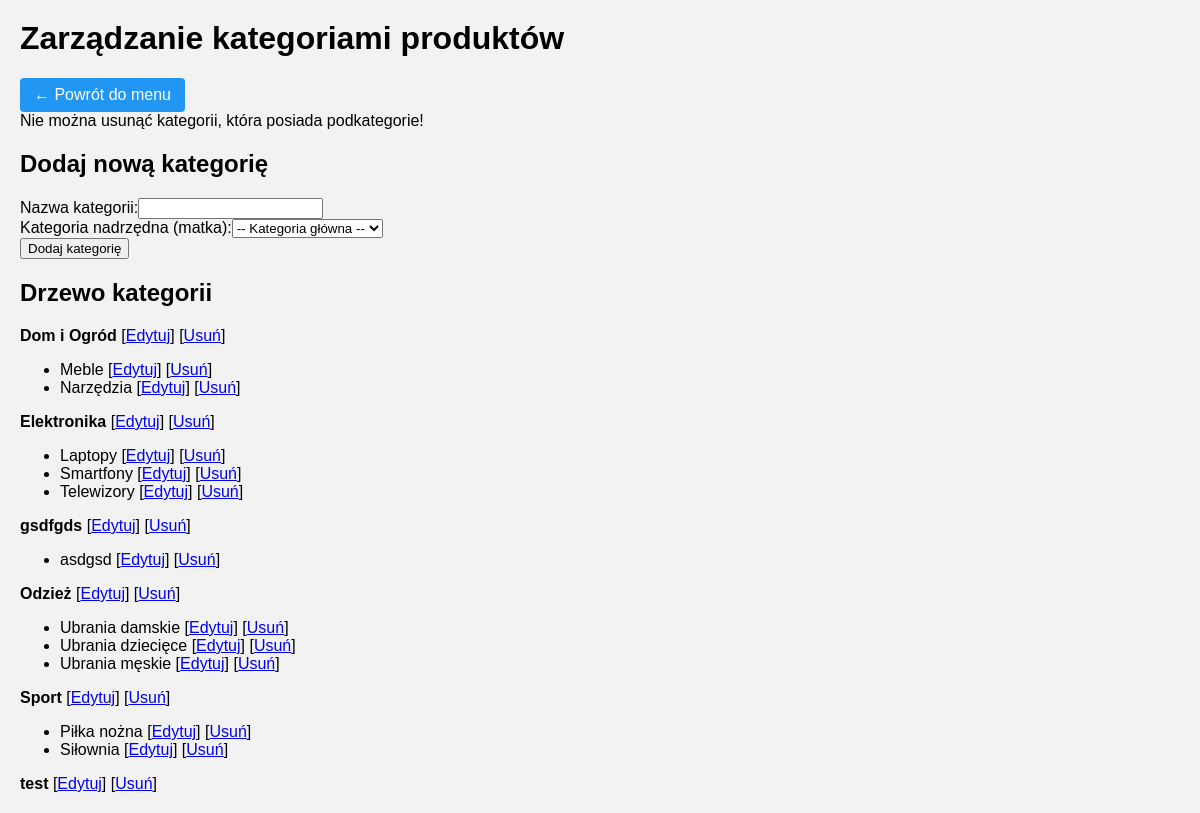
Page /admin/admin.php?modul=kategorie&akcja=usun&id=3 (signed in) on the committed database.
### tables this page shows
CREATE TABLE `kategorie` (
  `id` int(11) NOT NULL,
  `matka` int(11) DEFAULT 0,
  `nazwa` varchar(255) NOT NULL
);

### kategorie.php (the view, shortened to what this page needs)
<?php
class ZarzadzajKategoriami
{
    private $db;
    public function __construct($conn)
    {
        $this->db = $conn;
    }
    public function PobierzKategorieGlowne()
    {
        $query = "SELECT * FROM kategorie WHERE matka = 0 ORDER BY nazwa LIMIT 100";
        $result = mysqli_query($this->db, $query);
        $kategorie = array();
        if ($result && mysqli_num_rows($result) > 0) {
            while ($row = mysqli_fetch_assoc($result)) {
                $kategorie[] = $row;
            }
        }
        return $kategorie;
    }
    public function PobierzPodkategorie($id_matki)
    {
        $id_matki = (int) $id_matki;
        $query = "SELECT * FROM kategorie WHERE matka = $id_matki ORDER BY nazwa LIMIT 100";
        $result = mysqli_query($this->db, $query);
        $podkategorie = array();
        if ($result && mysqli_num_rows($result) > 0) {
            while ($row = mysqli_fetch_assoc($result)) {
                $podkategorie[] = $row;
            }
        }
        return $podkategorie;
    }
    public function PokazKategorie()
    {
        $html = '<div class="drzewo-kategorii">';
        $html .= '<h2>Drzewo kategorii</h2>';
        $kategorie_glowne = $this->PobierzKategorieGlowne();
        foreach ($kategorie_glowne as $matka) {
            $html .= '<div class="kategoria-glowna">';
            $html .= '<strong>' . htmlspecialchars($matka['nazwa']) . '</strong>';
            $html .= ' <span class="akcje">';
            $html .= '[<a href="?modul=kategorie&akcja=edytuj&id=' . $matka['id'] . '">Edytuj</a>] ';
            $html .= '[<a href="?modul=kategorie&akcja=usun&id=' . $matka['id'] . '" onclick="return confirm(\'Czy na pewno usunąć?\')">Usuń</a>]';
            $html .= '</span>';
            $podkategorie = $this->PobierzPodkategorie($matka['id']);
            if (count($podkategorie) > 0) {
                $html .= '<ul class="podkategorie">';
                foreach ($podkategorie as $dziecko) {
                    $html .= '<li>';
                    $html .= htmlspecialchars($dziecko['nazwa']);
                    $html .= ' <span class="akcje">';
                    $html .= '[<a href="?modul=kategorie&akcja=edytuj&id=' . $dziecko['id'] . '">Edytuj</a>] ';
                    $html .= '[<a href="?modul=kategorie&akcja=usun&id=' . $dziecko['id'] . '" onclick="return confirm(\'Czy na pewno usunąć?\')">Usuń</a>]';
                    $html .= '</span>';
                    $html .= '</li>';
                }
                $html .= '</ul>';
            }
            $html .= '</div>';
        }
        $html .= '</div>';
        return $html;
    }
    public function GenerujSelectKategorii($wybrana = 0)
    {
        $html = '<option value="0">-- Kategoria główna --</option>';
        $kategorie = $this->PobierzKategorieGlowne();
        foreach ($kategorie as $kat) {
            $selected = ($kat['id'] == $wybrana) ? 'selected' : '';
            $html .= '<option value="' . $kat['id'] . '" ' . $selected . '>';
            $html .= htmlspecialchars($kat['nazwa']);
            $html .= '</option>';
        }
        return $html;
    }
}
?>

### rows in the picture
kategorie: nazwa "Dom i Ogród"
kategorie: value "Meble"
kategorie: value "Narzędzia"
kategorie: nazwa "Elektronika"
kategorie: value "Laptopy"
kategorie: value "Smartfony"
kategorie: value "Telewizory"
kategorie: nazwa "gsdfgds"
kategorie: value "asdgsd"
kategorie: nazwa "Odzież"
kategorie: value "Ubrania damskie"
kategorie: value "Ubrania dziecięce"
kategorie: value "Ubrania męskie"
kategorie: nazwa "Sport"
kategorie: value "Piłka nożna"
kategorie: value "Siłownia"
kategorie: nazwa "test"

### other values in the picture
$komunikat "Nie można usunąć kategorii, która posiada podkategorie!"
